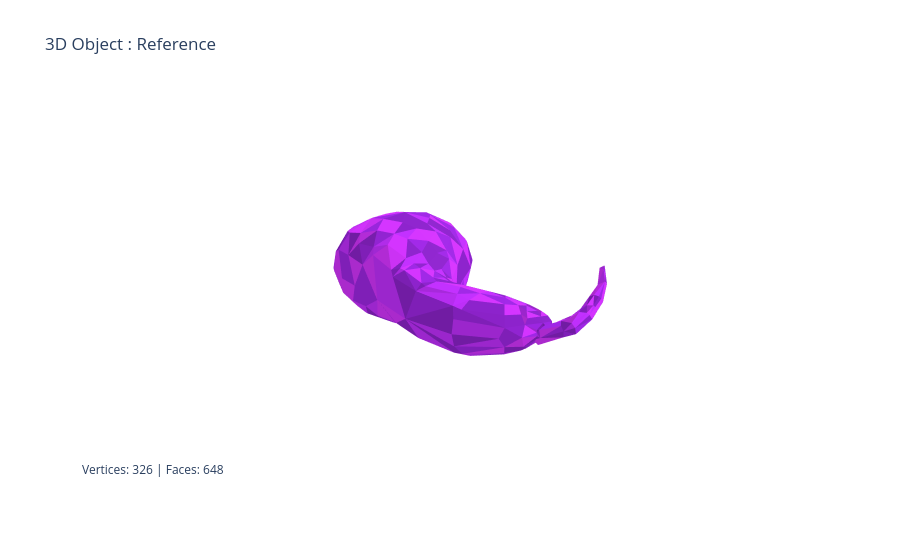
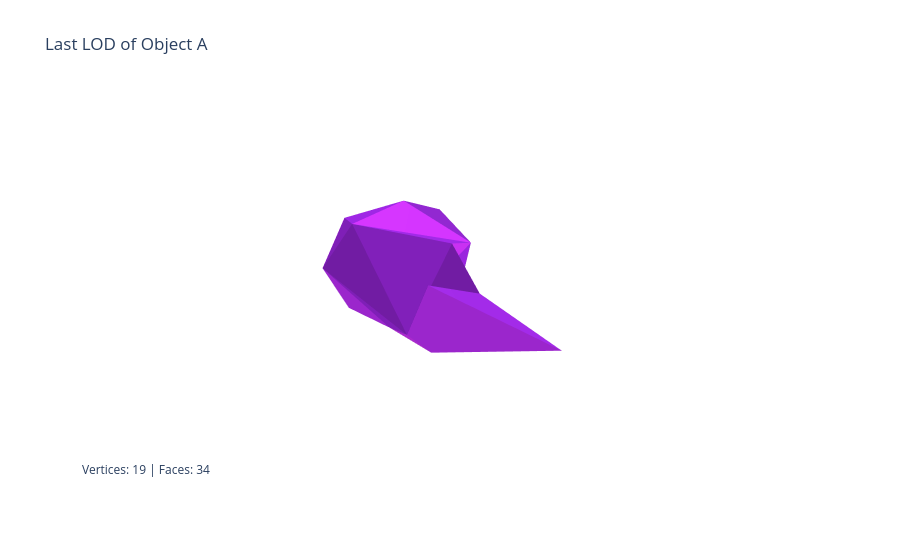
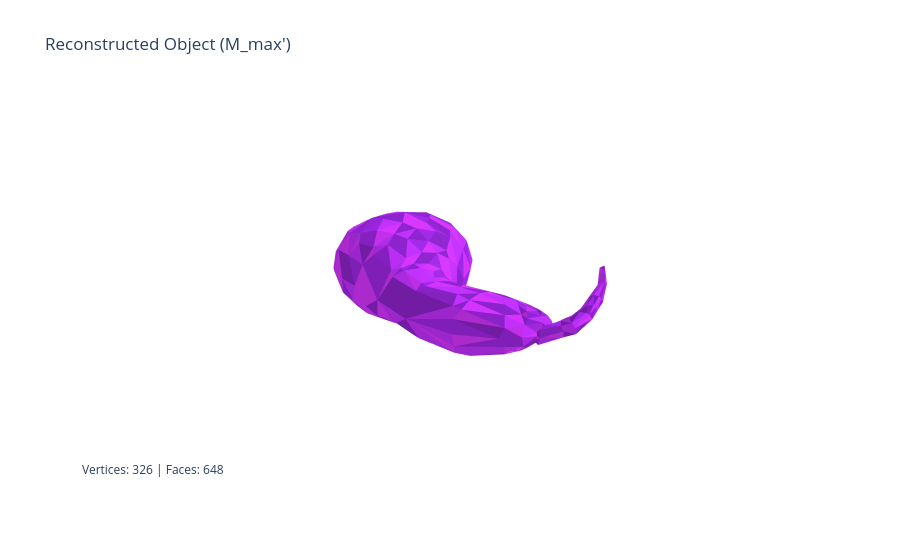

The code cell stored with these charts, in order, in its notebook:
### Markdown cell above
## Loading model

### Code cell
# notebook.ipynb
from MeshObjects import *

obj_path = "./models/gourd.obj"

with open(obj_path, 'r') as f:
    objref = Object3D(f, "Reference")
    objref.Show()

objA = AObject3D(objref, "Object A") # M_max

objA.compress(0.1, 25)
objA.show_last_lod () # M0

M_max_prime = objA.decompress() # M_max'
M_max_prime.Show("Reconstructed Object (M_max')")

### Figure 1 — Plotly figure (JSON) as saved in the notebook; plotly's stock layout.template omitted (floating-point values rounded to 4 significant figures; data arrays with more than 128 entries replaced by an {"elided": "..."} marker saying what was removed)
{"data": [{"facecolor": {"elided": "648 str values"}, "flatshading": true, "i": {"elided": "648 int values"}, "j": {"elided": "648 int values"}, "k": {"elided": "648 int values"}, "opacity": 1, "type": "mesh3d", "x": {"elided": "326 float values"}, "y": {"elided": "326 float values"}, "z": {"elided": "326 float values"}}], "layout": {"annotations": [{"showarrow": false, "text": "Vertices: 326 | Faces: 648", "x": 0, "xref": "paper", "y": 0, "yref": "paper"}], "scene": {"xaxis": {"visible": false}, "yaxis": {"visible": false}, "zaxis": {"visible": false}}, "title": {"text": "3D Object : Reference"}}}

### Figure 2 — Plotly figure (JSON) as saved in the notebook; plotly's stock layout.template omitted (floating-point values rounded to 4 significant figures)
{"data": [{"facecolor": ["#8D23CC", "#D434FF", "#D434FF", "#C230FF", "#C230FF", "#8D23CC", "#8D23CC", "#D434FF", "#8D23CC", "#9F27E5", "#8D23CC", "#8D23CC", "#9F27E5", "#8D23CC", "#C230FF", "#9F27E5", "#9F27E5", "#9F27E5", "#8D23CC", "#C230FF", "#D434FF", "#9F27E5", "#9F27E5", "#9F27E5", "#8D23CC", "#D434FF", "#8D23CC", "#D434FF", "#D434FF", "#9F27E5", "#8D23CC", "#9F27E5", "#C230FF", "#C230FF"], "flatshading": true, "i": [3, 3, 8, 4, 6, 5, 8, 8, 4, 13, 15, 7, 16, 16, 16, 10, 7, 17, 15, 14, 18, 5, 5, 6, 4, 16, 14, 11, 4, 15, 7, 11, 13, 0], "j": [6, 5, 1, 8, 9, 9, 11, 10, 11, 0, 13, 15, 1, 2, 3, 16, 17, 14, 14, 0, 1, 7, 3, 1, 9, 12, 12, 17, 7, 3, 3, 16, 15, 13], "k": [2, 6, 9, 9, 1, 6, 10, 1, 8, 14, 14, 17, 18, 1, 2, 18, 11, 16, 17, 12, 10, 4, 7, 2, 5, 15, 16, 16, 11, 16, 15, 10, 12, 12], "opacity": 1, "type": "mesh3d", "x": [-0.2388, -0.5961, -0.1, -0.02006, -0.8486, -0.4469, -0.6584, -0.2509, -1.408, -1.387, -0.848, -1.018, 0.2089, 0.117, -0.2377, 0.09809, -0.05159, -0.6583, -0.3804], "y": [1.31, -0.6768, -0.991, -1.233, -0.9383, -1.408, -1.233, -0.9602, -1.018, -1.245, -0.2239, -0.1911, 0.5756, 0.463, 0.6113, 0.1758, -0.2564, -0.08272, -0.3518], "z": [0.13, -0.912, -0.7028, -0.3013, 0.2398, 0.03031, -0.8746, 0.195, -0.06606, -0.5726, -0.6859, 0.0007071, -0.07667, 0.3908, 0.2189, -0.2266, -0.498, 0.1791, -0.7462]}], "layout": {"annotations": [{"showarrow": false, "text": "Vertices: 19 | Faces: 34", "x": 0, "xref": "paper", "y": 0, "yref": "paper"}], "scene": {"xaxis": {"visible": false}, "yaxis": {"visible": false}, "zaxis": {"visible": false}}, "title": {"text": "Last LOD of Object A"}}}

### Figure 3 — Plotly figure (JSON) as saved in the notebook; plotly's stock layout.template omitted (floating-point values rounded to 4 significant figures; data arrays with more than 128 entries replaced by an {"elided": "..."} marker saying what was removed)
{"data": [{"facecolor": {"elided": "648 str values"}, "flatshading": true, "i": {"elided": "648 int values"}, "j": {"elided": "648 int values"}, "k": {"elided": "648 int values"}, "opacity": 1, "type": "mesh3d", "x": {"elided": "326 float values"}, "y": {"elided": "326 float values"}, "z": {"elided": "326 float values"}}], "layout": {"annotations": [{"showarrow": false, "text": "Vertices: 326 | Faces: 648", "x": 0, "xref": "paper", "y": 0, "yref": "paper"}], "scene": {"xaxis": {"visible": false}, "yaxis": {"visible": false}, "zaxis": {"visible": false}}, "title": {"text": "Reconstructed Object (M_max')"}}}
